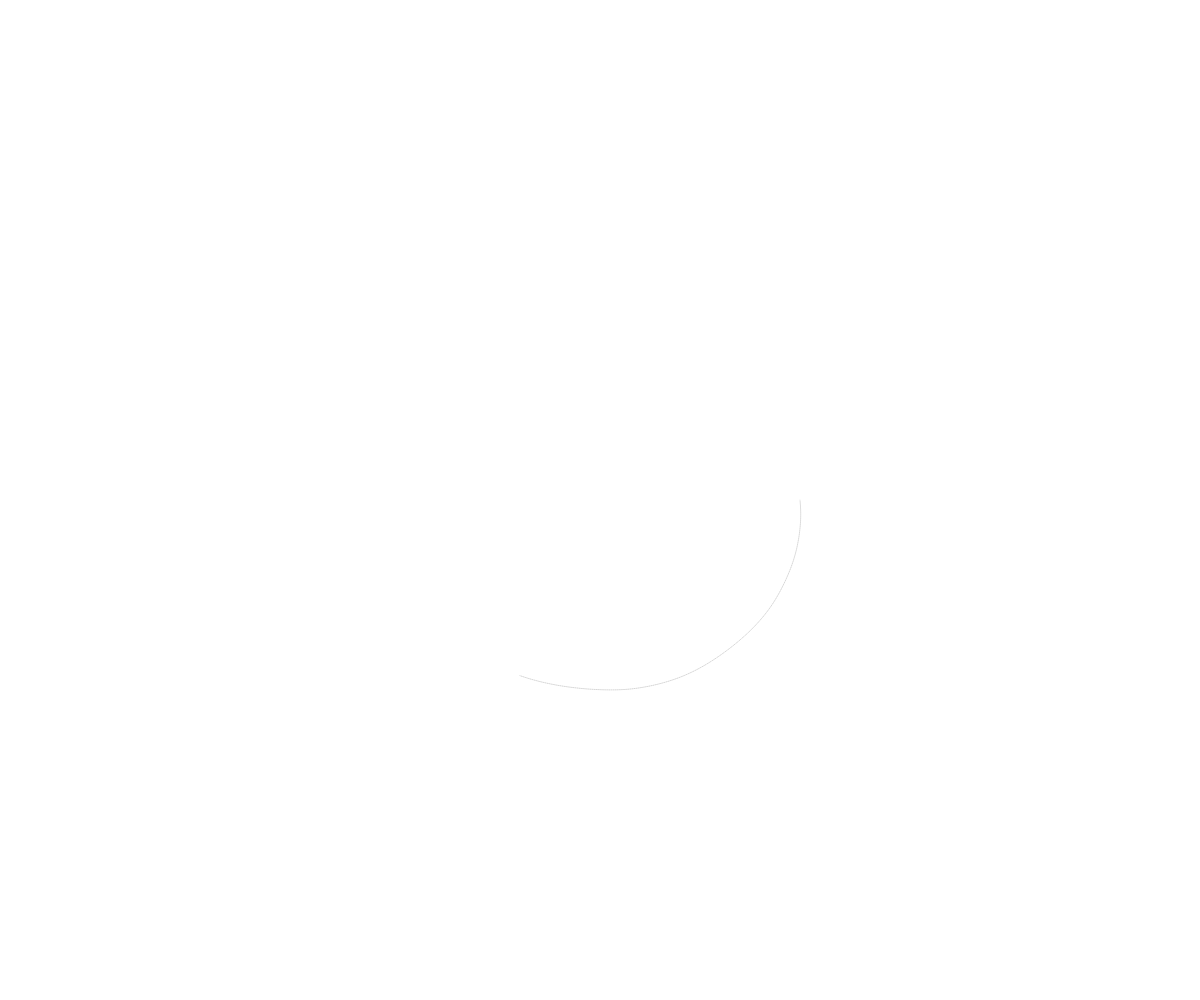
Frame 1 (no input)
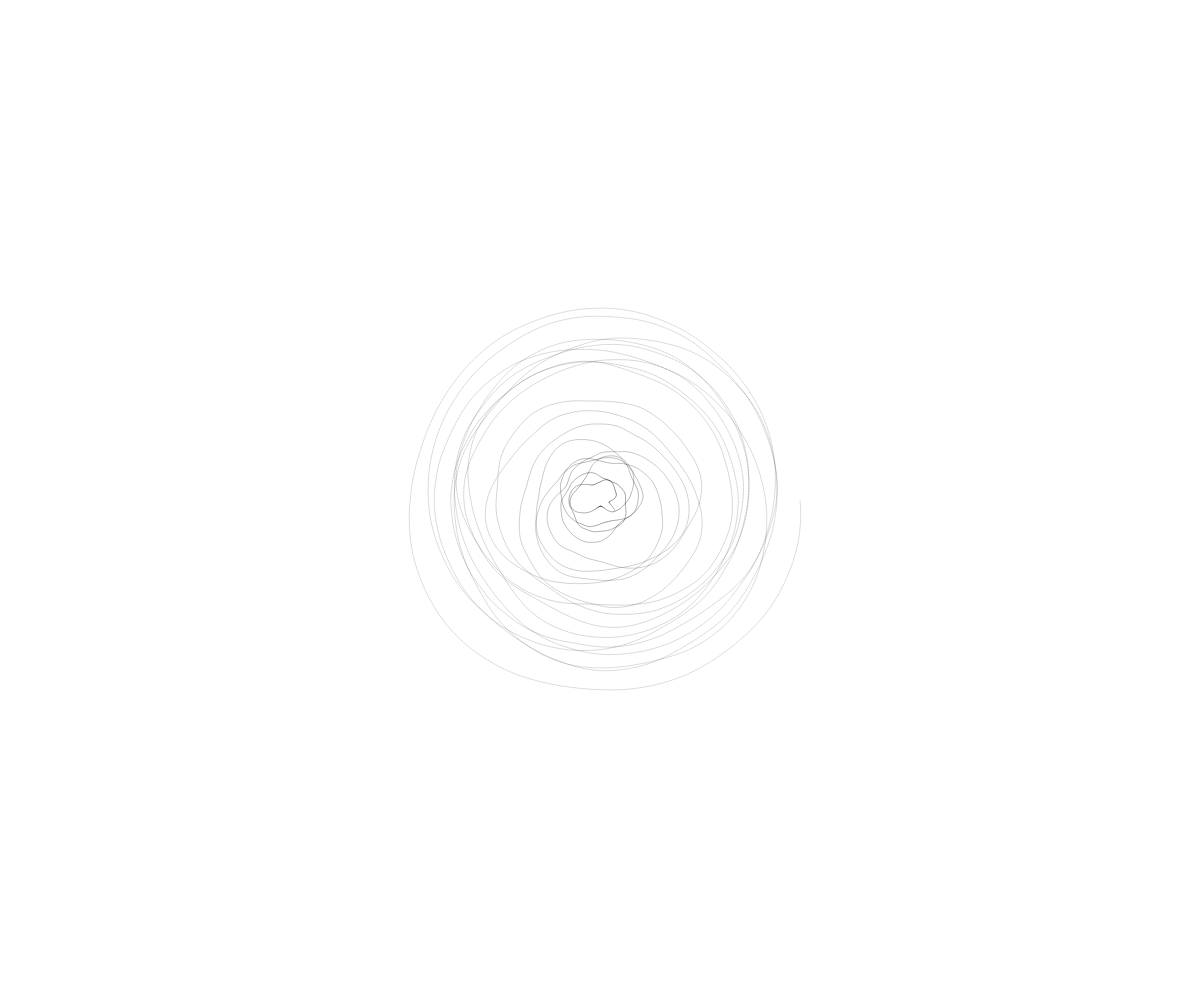
Frame 60 (no input)
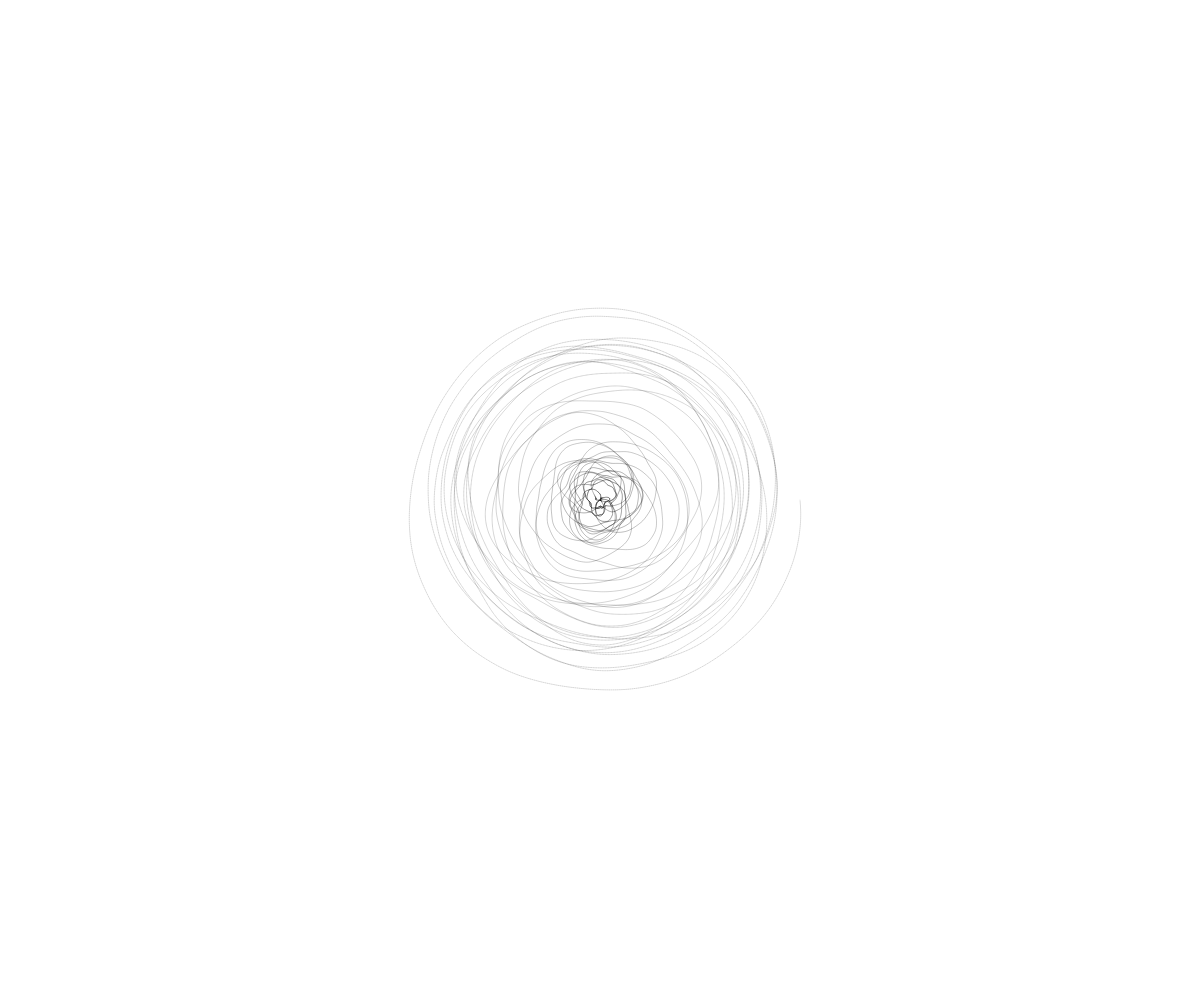
Frame 120 (the mouse pressed at the canvas centre since frame 60)

The p5.js sketch that drew these frames (run headless with seeded random() and noise() and a simulated clock; from frame 60 on, the mouse is pressed at the canvas centre):

// p5.js sketch
// ── sketch.js
/******************
Code by Vamoss
Original code link:
https://www.openprocessing.org/sketch/830365

Author links:
http://vamoss.com.br
http://twitter.com/vamoss
http://github.com/vamoss
******************/

let angle = 0;
let radius = 200;

function setup() {
	createCanvas(windowWidth, windowHeight);
	background(255);
	strokeWeight(0.5);
	stroke(0, 50);
}

function draw() {
	const MAX_RADIUS = min(width, height) / 2;
	for(let i = 0; i < 200; i++){
		let prevX = cos(angle) * radius + width / 2;
		let prevY = sin(angle) * radius + height / 2;
		angle += 0.01;
		radius += noise(angle) - 0.48;
		radius = constrain(radius, -MAX_RADIUS, MAX_RADIUS);
		let curX = cos(angle) * radius + width / 2;
		let curY = sin(angle) * radius + height / 2;
		line(prevX, prevY, curX, curY);
	}
}
